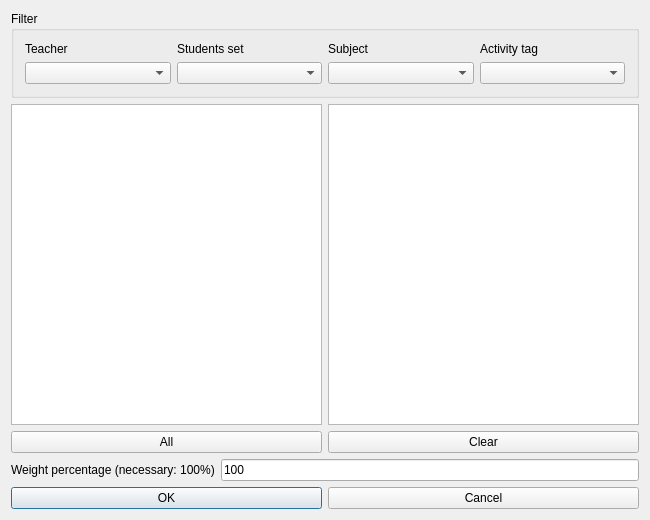
<?xml version="1.0" encoding="UTF-8"?>
<ui version="4.0">
 <class>ModifyConstraintActivitiesSameRoomIfConsecutiveForm_template</class>
 <widget class="QDialog" name="ModifyConstraintActivitiesSameRoomIfConsecutiveForm_template">
  <property name="geometry">
   <rect>
    <x>0</x>
    <y>0</y>
    <width>650</width>
    <height>520</height>
   </rect>
  </property>
  <property name="windowTitle">
   <string extracomment="This is the title of the dialog to add a new constraint of this type">Modify activities same room if consecutive</string>
  </property>
  <layout class="QGridLayout" name="gridLayout">
   <item row="0" column="0">
    <widget class="QGroupBox" name="filterGroupBox">
     <property name="title">
      <string>Filter</string>
     </property>
     <layout class="QGridLayout" name="gridLayout_3">
      <item row="0" column="0">
       <widget class="QLabel" name="teachersTextLabel">
        <property name="text">
         <string>Teacher</string>
        </property>
        <property name="wordWrap">
         <bool>false</bool>
        </property>
       </widget>
      </item>
      <item row="0" column="1">
       <widget class="QLabel" name="studentsTextLabel">
        <property name="text">
         <string>Students set</string>
        </property>
        <property name="wordWrap">
         <bool>false</bool>
        </property>
       </widget>
      </item>
      <item row="0" column="2">
       <widget class="QLabel" name="subjectsTextLabel">
        <property name="text">
         <string>Subject</string>
        </property>
        <property name="wordWrap">
         <bool>false</bool>
        </property>
       </widget>
      </item>
      <item row="0" column="3">
       <widget class="QLabel" name="activityTagsTextLabel">
        <property name="text">
         <string>Activity tag</string>
        </property>
        <property name="wordWrap">
         <bool>false</bool>
        </property>
       </widget>
      </item>
      <item row="1" column="0">
       <widget class="QComboBox" name="teachersComboBox"/>
      </item>
      <item row="1" column="1">
       <widget class="QComboBox" name="studentsComboBox"/>
      </item>
      <item row="1" column="2">
       <widget class="QComboBox" name="subjectsComboBox"/>
      </item>
      <item row="1" column="3">
       <widget class="QComboBox" name="activityTagsComboBox"/>
      </item>
     </layout>
    </widget>
   </item>
   <item row="2" column="0">
    <layout class="QHBoxLayout" name="weightBoxLayout">
     <item>
      <widget class="QLabel" name="weightTextLabel">
       <property name="frameShape">
        <enum>QFrame::NoFrame</enum>
       </property>
       <property name="frameShadow">
        <enum>QFrame::Plain</enum>
       </property>
       <property name="text">
        <string>Weight percentage (necessary: 100%)</string>
       </property>
       <property name="wordWrap">
        <bool>false</bool>
       </property>
      </widget>
     </item>
     <item>
      <widget class="QLineEdit" name="weightLineEdit">
       <property name="text">
        <string notr="true">100</string>
       </property>
      </widget>
     </item>
    </layout>
   </item>
   <item row="3" column="0">
    <layout class="QHBoxLayout" name="horizontalLayout">
     <item>
      <widget class="QPushButton" name="okPushButton">
       <property name="text">
        <string>OK</string>
       </property>
      </widget>
     </item>
     <item>
      <widget class="QPushButton" name="cancelPushButton">
       <property name="text">
        <string>Cancel</string>
       </property>
      </widget>
     </item>
    </layout>
   </item>
   <item row="1" column="0">
    <layout class="QHBoxLayout" name="horizontalLayout_2">
     <item>
      <layout class="QVBoxLayout" name="verticalLayout_2">
       <item>
        <widget class="QListWidget" name="allActivitiesListWidget"/>
       </item>
       <item>
        <widget class="QPushButton" name="addAllActivitiesPushButton">
         <property name="text">
          <string comment="Text on a button. It refers to adding all activities from the list above this button into the current constraint">All</string>
         </property>
        </widget>
       </item>
      </layout>
     </item>
     <item>
      <layout class="QVBoxLayout" name="verticalLayout">
       <item>
        <widget class="QListWidget" name="selectedActivitiesListWidget"/>
       </item>
       <item>
        <widget class="QPushButton" name="clearPushButton">
         <property name="text">
          <string>Clear</string>
         </property>
        </widget>
       </item>
      </layout>
     </item>
    </layout>
   </item>
  </layout>
 </widget>
 <layoutdefault spacing="6" margin="11"/>
 <resources/>
 <connections/>
</ui>
